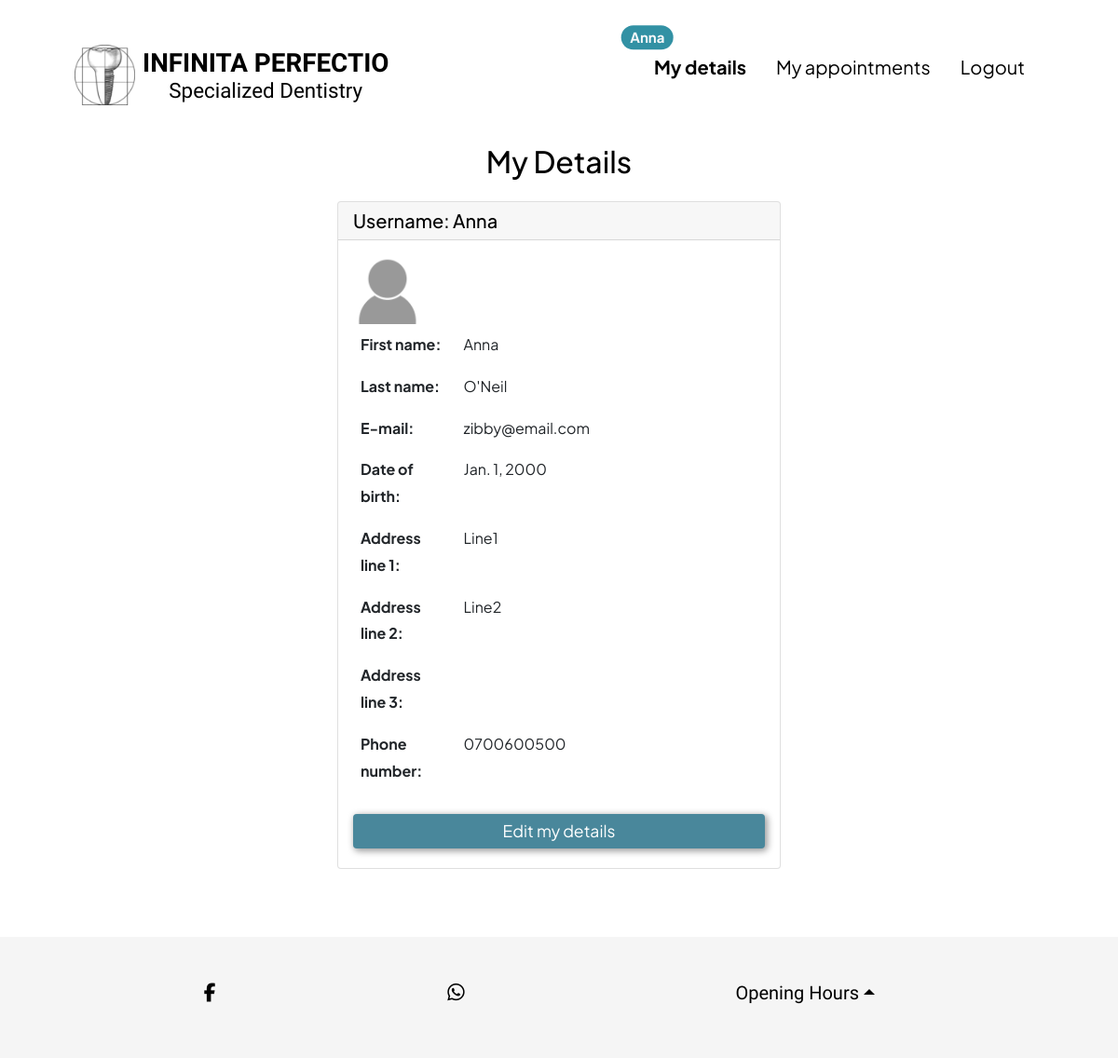
Screenshot of /patient/my_details/ (signed in) with the database file from the repository.
### patient/models.py (models this page shows, shortened)
class Patient(models.Model):
    user = models.OneToOneField(
        User,
        on_delete=models.CASCADE,
        related_name="patient"
    )
    date_of_birth = models.DateField()
    address_line_1 = models.CharField(max_length=100)
    address_line_2 = models.CharField(max_length=100)
    address_line_3 = models.CharField(max_length=100, blank=True)
    phone_number = models.CharField(max_length=15)
    updated_on = models.DateTimeField(auto_now=True)
    class Meta:
        ordering = ["user__last_name", "user__first_name"]

### patient/views.py (the view)
# urls.py: path('my_details/', views.my_details, name='my_details'),
@login_required
def my_details(request):
    patient = get_object_or_404(Patient, user=request.user)
    context = {'patient': patient}
    return render(request, 'patient/my_details.html', context)

### patient/templates/patient/my_details.html (shortened to what this page needs)
{% extends "base.html" %}
{% load static %}
{% block content %}
<h2 class="text-center mb-4">My Details</h2>
<div class="container mb-5">
    <div class="row justify-content-center">
        <div class="col-9 col-md-6">
            <div class="card">
                <h5 class="card-header">Username: {{ patient.user }}</h5>
                <div class="card-body">
                    <div class="col-3 col-lg-2">
                        <img src="{% static 'images/nobody.jpg' %}" class="img-fluid" alt="user icon">
                      </div>
                    <table class="table table-borderless" >
                        <tr>
                            <th class="w-25">
                                First name:
                            </th>
                            <td class="text-break">
                                {{ patient.user.first_name }}
                            </td>
                        </tr>
                        <tr>
                            <th class="w-25">
                                Last name:
                            </th>
                            <td class="text-break">
                                {{ patient.user.last_name }}
                            </td>
                        </tr>
                        <tr>
                            <th class="w-25">
                                E-mail:
                            </th>
                            <td class="text-break">
                                {{ patient.user.email }}
                            </td>
                        </tr>
                        <tr>
                            <th class="w-25">
                                Date of birth:
                            </th>
                            <td class="text-break">
                                {{ patient.date_of_birth }}
                            </td>
                        </tr>
                        <tr>
                            <th class="w-25">
                                Address line 1:
                            </th>
                            <td class="text-break">
                                {{ patient.address_line_1 }}
                            </td>
                        </tr>
                        <tr>
                            <th class="w-25">
                                Address line 2:
                            </th>
                            <td class="text-break">
                                {{ patient.address_line_2 }}
                            </td>
                        </tr>
                        <tr>
                            <th class="w-25">
                                Address line 3:
                            </th>
                            <td class="text-break">
                            </td>
                        </tr>
                        <tr>
                            <th class="w-25">
                                Phone number:
                            </th>
                            <td class="text-break">
                                {{ patient.phone_number }}
                            </td>
                        </tr>
                    </table>
                  <a href="{% url 'edit_my_details' %}" class="btn btn-primary mt-4">Edit my details</a>
                </div>
              </div>
        </div>
    </div>
</div>
{% endblock %}

### templates/base.html (shortened to what this page needs)
{% load static %}
{% url 'my_details' as my_details %}
{% url 'my_appointments' as my_appointments %}
{% url 'get_services' as get_services %}
<!DOCTYPE html>
<html lang="en">
<head>
    <link href="https://cdn.jsdelivr.net/npm/bootstrap@5.0.2/dist/css/bootstrap.min.css"
        rel="stylesheet"
>
    <link rel="stylesheet" href="{% static 'css/style.css' %}">
</head>
<body>
    <header>
        <div id="logo-area">
            <a href="{% url 'calendar_view' %}" aria-label="Open landing page">
                <img src="{% static 'images/infinita-perfectio-logo.webp' %}"
                    alt="Infinita Perfectio Logo - avigation to landing page">
                <div id="catchword">
                    <div id="infinita-perfectio">Infinita Perfectio</div>
                    <div id="specialized-dentistry">Specialized Dentistry</div>
                </div>
            </a>
        </div>
        <nav>
            <ul id="nav-wrapper">
                {% if user.is_authenticated %}
                {% if not request.user.is_superuser %}
                <li>
                    <a href="{% url 'my_details' %}" class="position-relative {% if request.path == my_details %}active{% endif %}" aria-label="Open my details page">My details
                        <span class="position-absolute bg-info text-light end-50 translate-middle badge rounded-pill">{{ user.username }}</span>
                    </a>
                </li>
                <li>
                    <a href="{% url 'my_appointments' %}" class="{% if request.path == my_appointments %}active{% endif %}" aria-label="Open my appointments page">My appointments</a>
                </li>
                {% endif %}
                <li>
                    <a href="{% url 'account_logout' %}" aria-label="Log off link">Logout</a>
                </li>
                {% endif %}
            </ul>
        </nav>
    </header>
    <main>
    {% block content %}{% endblock content %}
    </main>
    <footer>
        <ul id="footer-wrapper">
            <li>
                <a href="https://www.facebook.com/StomatologiaSpecjalistycznaPawelZimny/" target="_blank" rel="noopener"
                    aria-label="Visit our Facebook page (opens in a new tab)">
                    <i class="fa-brands fa-facebook-f"></i>
                </a>
            </li>
            <li>
                <a href="https://wa.me/+353860739220" target="_blank" rel="noopener" aria-label="Chat on WhatsApp">
                    <i class="fa-brands fa-whatsapp fa-shake"></i>
                </a>
            </li>
            <li>
                <div class="container" id="openingHours">
                    <div class="btn-group dropup">
                        <a href="#" class="btn btn-link fs-5 dropdown-toggle" data-bs-toggle="dropdown" aria-expanded="false" aria-label="Opening hours link">Opening Hours</a>
                    </div>
                </div>
            </li>
        </ul>
    </footer>
</body>
</html>

### static/css/style.css (style rules this page uses)
* { padding: 0; margin: 0; box-sizing: border-box; }
body { min-height: 100vh; display: flex; flex-direction: column; font-family: 'Plus Jakarta Sans', sans-serif; color: #000000; list-style-position: inside; line-height: normal; }
header { padding: 20px 15px; position: fixed; width: 100%; z-index: 99; display: flex; justify-content: space-between; align-items: center; background-color: #FFFFFF; }
header a, header a:visited { text-decoration: none; color: inherit; }
#logo-area>a>img { height: 48px; }
#logo-area a { display: flex; align-items: center; gap: 0.5rem; }
#catchword { display: flex; flex-direction: column; align-items: center; font-size: 0.85rem; }
#infinita-perfectio, #specialized-dentistry { font-family: 'Anek Latin', sans-serif; font-size: 0.9rem; }
#infinita-perfectio { text-transform: uppercase; font-size: 1.24rem; font-weight: bold; }
header>nav { line-height: 2.2rem; font-size: 1rem; text-align: right; position: absolute; width: 75%; top: 100%; right: 0; padding: 20px; display: none; background-color: #FFFFFF; }
header>nav>ul { list-style-type: none; }
main { margin-top: 88px; flex-grow: 1; padding: 5px; line-height: 1.8; }
.btn { border: none; display: block; padding: 5px 30px; font-size: 1.1rem; margin: 5px auto; min-width: 90%; }
.btn-primary, .btn-primary:disabled { background-color: rgb(73, 135, 155); box-shadow: 2px 2px 7px 1px #9e9e9e; color: white; }
.bg-info { background-color: #3291a4 !important; }
#footer-wrapper { font-family: 'Anek Latin', sans-serif; margin: 15px 0 0; padding: 35px 0 45px; list-style-type: none; display: flex; flex-direction: column; gap: 30px; align-items: center; font-size: 16px; background-color: #F5F5F5; }
#footer-wrapper a { color: inherit; text-decoration: none; }
#footer-wrapper li:nth-child(2) { font-size: 18px; }
#footer-wrapper li:nth-child(3) { font-size: 21px; }
@media screen and (min-width: 768px) { header { padding: 30px 40px; } }
@media screen and (min-width: 768px) { header>nav { font-size: 1.6rem; line-height: 4rem; } }
@media screen and (min-width: 768px) { #logo-area>a>img { height: 65px; } }
@media screen and (min-width: 768px) { #specialized-dentistry { font-size: 1.4rem; } }
@media screen and (min-width: 768px) { #infinita-perfectio { font-size: 1.74rem; } }
@media screen and (min-width: 768px) { main { margin-top: 125px; padding: 10px 25px; } }
@media screen and (min-width: 768px) { #footer-wrapper { font-size: 19px; flex-direction: row; justify-content: space-evenly; } }
@media screen and (min-width: 768px) { #footer-wrapper>li:nth-child(2) { font-size: 21px; } }
@media screen and (min-width: 768px) { #footer-wrapper>li:nth-child(3) { font-size: 24px; } }
@media screen and (min-width: 1200px) { header { padding: 20px 80px; } }
@media screen and (min-width: 1200px) { #logo-area>a>img { height: 65px; } }
@media screen and (min-width: 1200px) { header nav { display: block; position: relative; width: fit-content; font-size: 1.25rem; } }
@media screen and (min-width: 1200px) { #nav-wrapper { display: flex; gap: 2rem; } }
@media screen and (min-width: 1200px) { .active { font-weight: 700; } }
@media screen and (min-width: 1200px) { main { margin-top: 144px; padding: 10px 100px; } }
#footer-wrapper { font-size: 20px; }

### rows the page displays
Patient: user "Anna", user.first_name "Anna", user.last_name "O'Neil", user.email "zibby@email.com", date_of_birth "Jan. 1, 2000", address_line_1 "Line1", address_line_2 "Line2", phone_number "0700600500"

### other values shown
{{ user.username }} "Anna"
